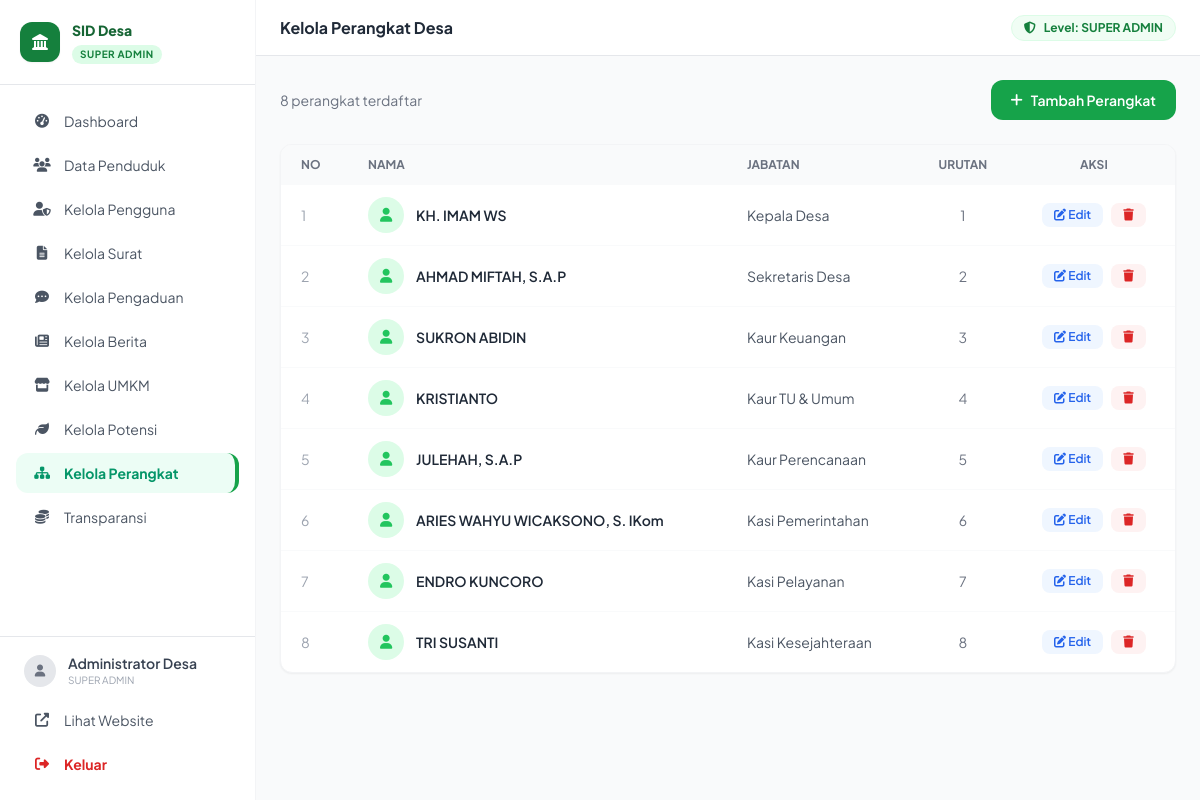
Page /admin/kelola-lembaga.php (signed in) on the committed database.
### tables this page shows
CREATE TABLE `lembaga` (
  `id` int(11) NOT NULL,
  `nama` varchar(200) NOT NULL,
  `jabatan` varchar(200) NOT NULL,
  `foto` varchar(255) DEFAULT NULL,
  `urutan` int(11) DEFAULT 0,
  `tanggal` timestamp NOT NULL DEFAULT current_timestamp()
);

### admin/kelola-lembaga.php (the view, shortened to what this page needs)
<?php
require_once '../config/db.php';
$action = $_GET['action'] ?? 'list';
$lembaga = $conn->query("SELECT * FROM lembaga ORDER BY urutan ASC");
require_once 'layout.php';
?>
<?php if($action === 'list'): ?>
<div class="flex items-center justify-between mb-6">
    <div class="text-sm text-gray-500"><?= $lembaga->num_rows ?> perangkat terdaftar</div>
    <a href="?action=add" class="bg-green-600 hover:bg-green-700 text-white text-sm font-semibold px-5 py-2.5 rounded-xl flex items-center gap-2 transition">
        <i class="fas fa-plus"></i> Tambah Perangkat
    </a>
</div>
<div class="bg-white rounded-xl shadow-sm border border-gray-100 overflow-hidden">
    <table class="w-full text-sm">
        <thead class="bg-gray-50 text-xs text-gray-500 uppercase">
            <tr>
                <th class="px-5 py-3 text-left">No</th>
                <th class="px-5 py-3 text-left">Nama</th>
                <th class="px-5 py-3 text-left">Jabatan</th>
                <th class="px-5 py-3 text-center">Urutan</th>
                <th class="px-5 py-3 text-center">Aksi</th>
            </tr>
        </thead>
        <tbody class="divide-y divide-gray-50">
            <?php $no = 1; while($row = $lembaga->fetch_assoc()): ?>
            <tr class="hover:bg-gray-50">
                <td class="px-5 py-3 text-gray-400"><?= $no++ ?></td>
                <td class="px-5 py-3">
                    <div class="flex items-center gap-3">
                        <div class="w-9 h-9 bg-green-100 rounded-full flex items-center justify-center overflow-hidden flex-shrink-0">
                            <?php if($row['foto'] && file_exists('../uploads/'.$row['foto'])): ?>
                            <img src="../uploads/<?= $row['foto'] ?>" class="w-9 h-9 object-cover rounded-full">
                            <?php else: ?>
                            <i class="fas fa-user text-green-500 text-sm"></i>
                            <?php endif; ?>
                        </div>
                        <span class="font-semibold text-gray-800"><?= htmlspecialchars($row['nama']) ?></span>
                    </div>
                </td>
                <td class="px-5 py-3 text-gray-600"><?= htmlspecialchars($row['jabatan']) ?></td>
                <td class="px-5 py-3 text-center text-gray-500"><?= $row['urutan'] ?></td>
                <td class="px-5 py-3 text-center">
                    <div class="flex gap-2 justify-center">
                        <a href="?action=edit&id=<?= $row['id'] ?>"
                           class="bg-blue-50 text-blue-600 hover:bg-blue-100 px-3 py-1 rounded-lg text-xs font-semibold transition">
                            <i class="fas fa-edit"></i> Edit
                        </a>
                        <a href="#" onclick="konfirmasiHapus('?delete=<?= $row['id'] ?>', '<?= addslashes(htmlspecialchars($row['nama'])) ?>'); return false;"
                           class="bg-red-50 text-red-600 hover:bg-red-100 px-3 py-1 rounded-lg text-xs font-semibold transition">
                            <i class="fas fa-trash"></i>
                        </a>
                    </div>
                </td>
            </tr>
            <?php endwhile; ?>
        </tbody>
    </table>
</div>
<?php endif; ?>
<?php require_once 'layout-footer.php'; ?>

### admin/layout.php (style rules this page uses)
body { font-family: 'Plus Jakarta Sans', sans-serif; }

### rows in the picture
lembaga: nama "KH. IMAM WS", jabatan "Kepala Desa", urutan "1"
lembaga: nama "AHMAD MIFTAH, S.A.P", jabatan "Sekretaris Desa", urutan "2"
lembaga: nama "SUKRON ABIDIN", jabatan "Kaur Keuangan", urutan "3"
lembaga: nama "KRISTIANTO", jabatan "Kaur TU & Umum", urutan "4"
lembaga: nama "JULEHAH, S.A.P", jabatan "Kaur Perencanaan", urutan "5"
lembaga: nama "ARIES WAHYU WICAKSONO, S. IKom", jabatan "Kasi Pemerintahan", urutan "6"
lembaga: nama "ENDRO KUNCORO", jabatan "Kasi Pelayanan", urutan "7"
lembaga: nama "TRI SUSANTI", jabatan "Kasi Kesejahteraan", urutan "8"

### other values in the picture
str_replace('_', ' ', $admin_role) "SUPER ADMIN"
$admin_name "Administrator Desa"
$page_title "Kelola Perangkat Desa"
$lembaga->num_rows "8"
